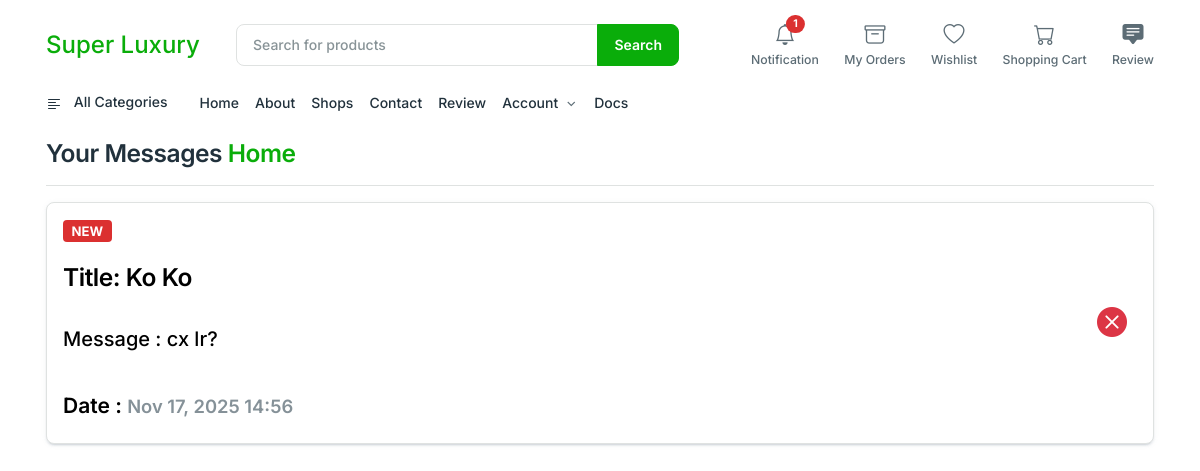
/messages/ (signed in), run on the app's committed database.
### dashboard/models.py (models this page shows, shortened)
class Notification(models.Model):
    user  = models.ForeignKey(User,on_delete=models.CASCADE, related_name='messages')
    title = models.CharField(max_length=200)
    content = models.TextField()
    is_read = models.BooleanField(default=False)
    is_delete = models.BooleanField(default=False)
    created_at = models.DateTimeField(auto_now_add=True)

### sneaker_shop/views.py (the view)
# urls.py: path('messages/', views.UserMessage, name='user_message'),
@login_required(login_url='login')
def UserMessage(request):
    notis = Notification.objects.filter(user = request.user, is_delete = False).order_by('-created_at')
    unread_count = notis.filter(is_read=False).count()
    context = {
        'notis':notis,
        'unread_counter':unread_count
    }
    return render(request,'message.html', context)

### dashboard/context_processors.py (called while the page is built)
def unread_count(request):
    if request.user.is_authenticated:
        count = Notification.objects.filter(user = request.user, is_read = False, is_delete = False).count()
    else:
        count = 0
    return {'unread_count':count}

### sneaker_shop/templates/message.html (shortened to what this page needs)
{% extends 'base.html'%}
{% block content %}
{% include 'navbar.html'%}
<div class="container mt-4">
    <h3>Your Messages <span><a href="/">Home </a></span>
    </h3>
    <hr>
    {% for noti in notis %}
    <div class="card mb-3 shadow-sm">
        <div class="card-body d-flex justify-content-between align-items-center">
            <div>
                <h5 class="card-title mb-0">
                    {% if not noti.is_read %}
                    <span class="badge bg-danger">NEW</span>
                    {% endif %}
                    <br>
                    <br>
                </h5>
                <h3 style="color: #000;">Title: {{ noti.title }}</h3>
                <br>
                <p style="color: #000; font-size: 20px;">Message : {{noti.content}}
                </p>
                <br>
                <h4 style="color: #000;">Date : <small class="text-muted">{{ noti.created_at|date:"M d, Y H:i" }}</small></h4>
            </div>
            <form action="{% url 'delete_message' noti.id %}" method="POST"
                style="display: inline; margin-left: 10px;width: 50px; height: 50px;display: flex; justify-content: center;">
                <button type="submit" class="btn btn-warning p-0 m-0" title="Delete Message"
                    style="border: none; background: none; font-size: 30px;">
                    <i class="bi bi-x-circle-fill" style="color:#dc3545;"></i>
                </button>
            </form>
        </div>
    </div>
    {% empty %}
    <p>No messages yet.</p>
    {% endfor %}
</div>
{% endblock %}

### data on the page
Notification: is_read "NEW", title "Ko Ko", content "cx lr?", created_at "Nov 17, 2025 14:56"

### other printed values
{{ unread_count }} "1"
